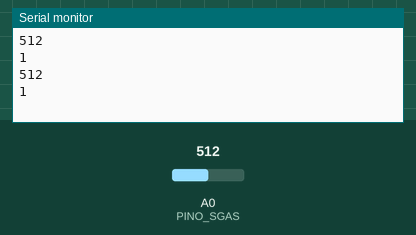
Simulated run of this sketch. Board: Arduino Uno, built with avr-gcc and run on an emulated ATmega328P. On the bench: the last lines printed to the serial monitor. The inputs (shaded band) are chosen by the test bench; at power-on: A0 (PINO_SGAS) = 512.

Above: at 1.8 s.
1.9 s: A0 (PINO_SGAS) set to 440
At 2.7 s:
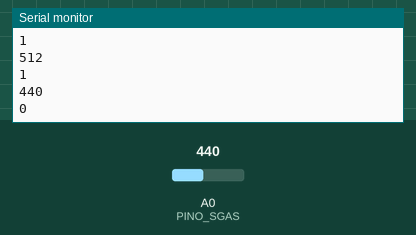
3.4 s: A0 (PINO_SGAS) set to 460
At 5.1 s:
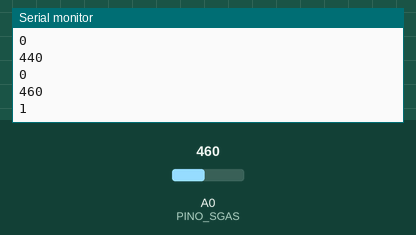
Timing chart, 0 to 6.6 s (numbered marks = the images above; inputs shaded):
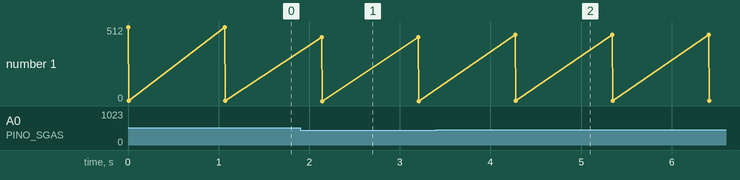

Measured:
- after the input at 1.9 s, the serial monitor: prints a new line after 0.24 s (image 1)
- after the input at 3.4 s, the serial monitor: prints a new line after 0.87 s (image 2)
- plotted number 1: 1 → 0 after the input at 1.9 s

The sketch:

IR_gasSensor.ino
```cpp
#include <IRremote.hpp>

int irPin = 3;
int PINO_SGAS = A0;

uint16_t address = 0x0;
uint16_t command;
uint16_t repeat = 0;

void setup() {
  Serial.begin(9600);
  IrSender.begin(irPin);
  IrSender.enableIROut(38);
}

void loop() {
  int val = analogRead(PINO_SGAS);
  Serial.println(val, DEC);

  command = val > 450 ? 0x1 : 0x0;
  Serial.println(command, HEX);
  IrSender.sendRC5(address, command, repeat, false);
  delay(1000);
}
```
